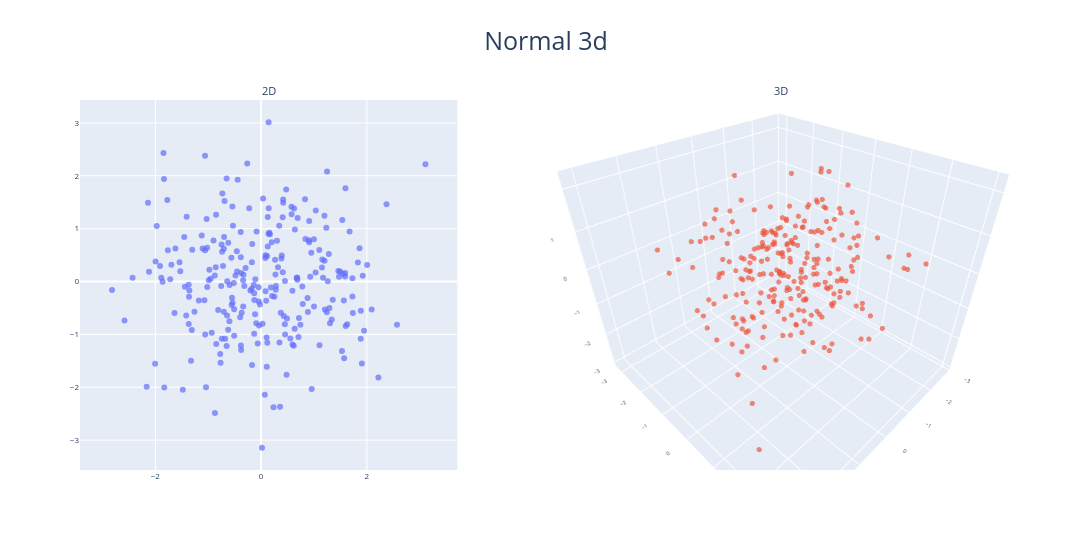

Notebook code cell kept with this figure:
### Markdown cell above
#### Normal 3d

### Code cell
sample = 'Normal 3d'
visualize_coordinates(
    coords_2d=coorditanates_dict[sample]['2d_coordinates'],
    coords_3d=coorditanates_dict[sample]['3d_coordinates'],
    title=sample,
)

### Figure 1 — Plotly figure (JSON) as saved in the notebook; plotly's stock layout.template omitted (floating-point values rounded to 4 significant figures; data arrays with more than 128 entries replaced by an {"elided": "..."} marker saying what was removed)
{"data": [{"marker": {"colorscale": [[0, "#440154"], [0.1111, "#482878"], [0.2222, "#3e4989"], [0.3333, "#31688e"], [0.4444, "#26828e"], [0.5556, "#1f9e89"], [0.6667, "#35b779"], [0.7778, "#6ece58"], [0.8889, "#b5de2b"], [1, "#fde725"]], "opacity": 0.7, "size": 6}, "mode": "markers", "type": "scatter", "x": {"elided": "250 float values"}, "xaxis": "x", "y": {"elided": "250 float values"}, "yaxis": "y"}, {"marker": {"colorscale": [[0, "#440154"], [0.1111, "#482878"], [0.2222, "#3e4989"], [0.3333, "#31688e"], [0.4444, "#26828e"], [0.5556, "#1f9e89"], [0.6667, "#35b779"], [0.7778, "#6ece58"], [0.8889, "#b5de2b"], [1, "#fde725"]], "opacity": 0.7, "size": 3}, "mode": "markers", "scene": "scene", "type": "scatter3d", "x": {"elided": "250 float values"}, "y": {"elided": "250 float values"}, "z": {"elided": "250 float values"}}], "layout": {"annotations": [{"font": {"size": 11}, "showarrow": false, "text": "2D", "x": 0.2025, "xanchor": "center", "xref": "paper", "y": 1, "yanchor": "bottom", "yref": "paper"}, {"font": {"size": 11}, "showarrow": false, "text": "3D", "x": 0.7525, "xanchor": "center", "xref": "paper", "y": 1, "yanchor": "bottom", "yref": "paper"}], "font": {"size": 9}, "height": 550, "scene": {"aspectmode": "auto", "aspectratio": {"x": 1.032, "y": 1.072, "z": 0.9034}, "camera": {"eye": {"x": 1, "y": 1, "z": 1}}, "domain": {"x": [0.505, 1], "y": [0, 1]}, "xaxis": {"tickfont": {"size": 8}, "type": "linear"}, "yaxis": {"tickfont": {"size": 8}, "type": "linear"}, "zaxis": {"tickfont": {"size": 8}, "type": "linear"}}, "showlegend": false, "title": {"font": {"size": 25}, "text": "Normal 3d", "x": 0.5}, "width": 1100, "xaxis": {"anchor": "y", "autorange": true, "domain": [0, 0.405], "range": [-3.456, 3.744], "scaleanchor": "y", "scaleratio": 1, "tickfont": {"size": 8}, "type": "linear"}, "yaxis": {"anchor": "x", "autorange": true, "domain": [0, 1], "range": [-3.565, 3.432], "tickfont": {"size": 8}, "type": "linear"}}}
